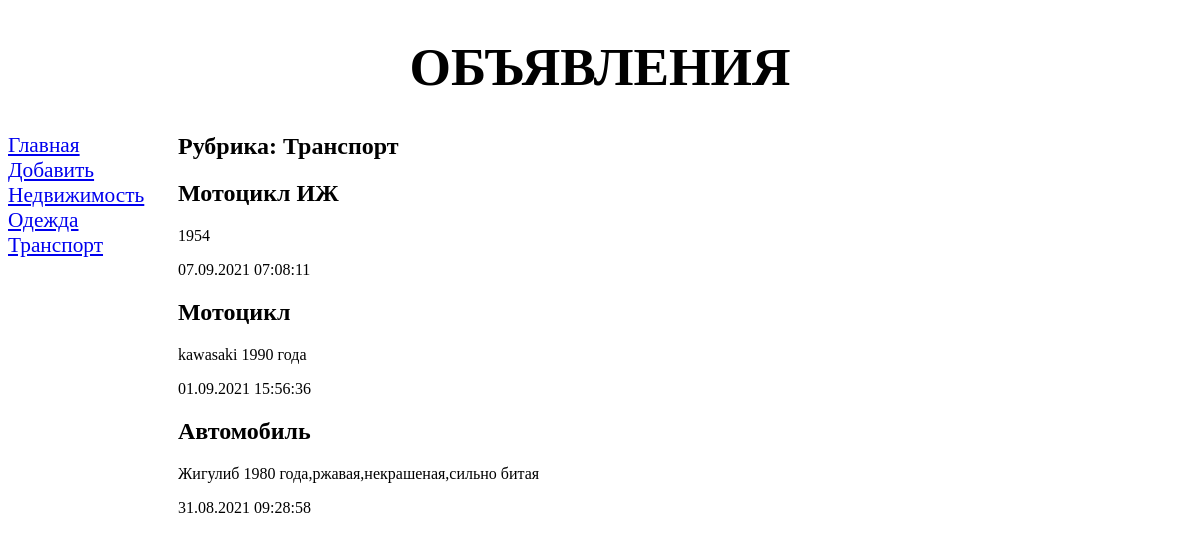
The page /bboard/2/ on the database its author committed.
### bboard/models.py (models this page shows, shortened)
class Rubric(models.Model):
    name = models.CharField(max_length=20, db_index=True, verbose_name='Название')
    class Meta:
        verbose_name_plural = 'Рубрика'
        verbose_name = 'Рубрика'
        ordering = ['name']

class Bb(models.Model):
    title = models.CharField(max_length=50, verbose_name='Товары')
    content = models.TextField(null=True, blank=True, verbose_name='Описание')
    price = models.FloatField(null=True, blank=True, verbose_name='Цена')
    published = models.DateTimeField(auto_now_add=True, db_index=True, verbose_name='Опубликовано')
    rubric = models.ForeignKey('Rubric', null=True, on_delete=models.PROTECT, verbose_name='Рубрика')
    class Meta:
        verbose_name_plural = 'Объявления'
        verbose_name = 'Объявление'
        ordering = ['-published']

### bboard/views.py (the view)
# urls.py: path('<int:rubric_id>/', by_rubric, name='by_rubric'),
def by_rubric(request, rubric_id):
    bbs = Bb.objects.filter(rubric=rubric_id)
    rubrics = Rubric.objects.all()
    current_rubric = Rubric.objects.get(pk=rubric_id)
    context = {'bbs': bbs, 'rubrics': rubrics, 'current_rubric': current_rubric}
    return render(request, 'bboard/by_rubric.html', context)

### bboard/templates/bboard/by_rubric.html (shortened to what this page needs)
{% extends "layout/basic.html" %}
{% block content %}
    <h2>Рубрика: {{ current_rubric.name }}</h2>
    {% for bb in bbs %}
    <div>
        <h2>{{ bb.title }}</h2>
        <p>{{bb.content}}</p>
        <p>{{ bb.published|date:"d.m.Y H:i:s"}}</p>
    </div>
    {% endfor %}
    {% endblock %}

### bboard/templates/layout/basic.html (shortened to what this page needs)
{% load static %}
<!DOCTYPE html>
<html>
<head>
    <link rel="stylesheet" type="text/css"
    href="{% static 'bboard/style.css' %}">
</head>
<body>
<header>
    <h1>Объявления</h1>
</header>
<nav>
    <a href="{% url 'index' %}">Главная</a>
    <a href="{% url 'add' %}">Добавить</a>
    {% for rubric in rubrics %}
    <a href="/bboard/{{ rubric.pk }}/">{{ rubric.name }}</a>
    {% endfor %}
</nav>
<section>
    {% block content %}
    {% endblock %}
</section>
</body>
</html>

### bboard/static/bboard/style.css (style rules this page uses)
header h1 { font-size: 40pt; text-transform: uppercase; text-align: center; background: url("bg.png") left / auto 100% no-repeat; }
nav { font-size: 16pt; width: 150px; float: left; }
nav a { display: black; margin: 10px 0px; }
section { margin-left: 170px; }

### rows shown on the page
Rubric: name "Недвижимость"
Rubric: name "Одежда"
Rubric: name "Транспорт"
Bb: title "Мотоцикл ИЖ", content "1954", published "07.09.2021 07:08:11"
Bb: title "Мотоцикл", content "kawasaki 1990 года", published "01.09.2021 15:56:36"
Bb: title "Автомобиль", content "Жигулиб 1980 года,ржавая,некрашеная,сильно битая", published "31.08.2021 09:28:58"
